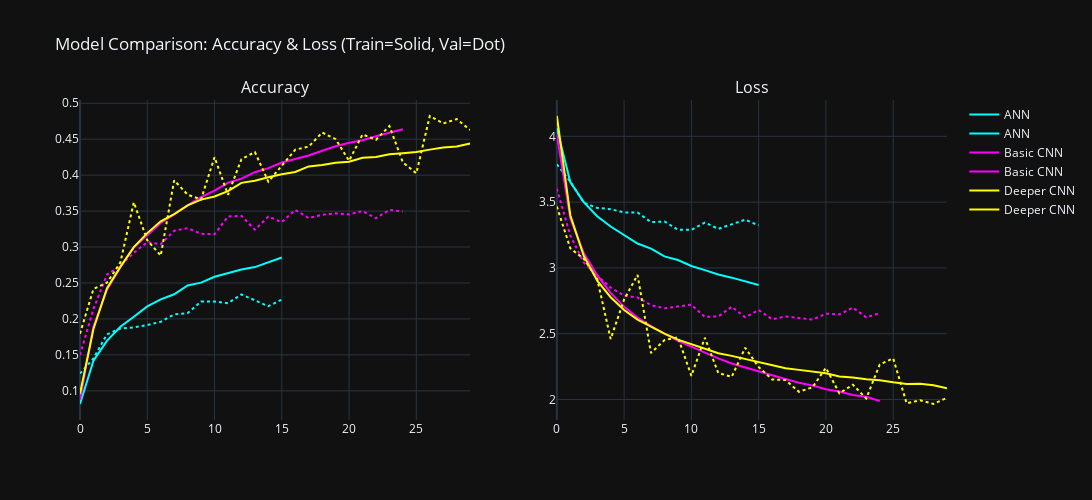

Notebook cell for this chart:
### Markdown cell above
- None of the models performed very well
- The Deeper CNN model performs the best: with just under 50% accuracy
- This could be because of the complexity of the data.

### Code cell
import plotly.graph_objects as go
from plotly.subplots import make_subplots

models = {
    "ANN": ("cyan", ann_history_cifar100),
    "Basic CNN": ("magenta", basic_cnn_history_cifar100),
    "Deeper CNN": ("yellow", deeper_cnn_history_cifar100)
}

performance_data = {
    "ANN": ("cyan", ann_history_cifar100),
    "Basic CNN": ("magenta", basic_cnn_history_cifar100),
    "Deeper CNN": ("yellow", deeper_cnn_history_cifar100)
}

performance_data = {
    'Model': ['ANN', 'Basic CNN', 'Deeper CNN'],
    'Test Loss': [cifar100_loss_ann, cifar100_loss_basic_cnn, cifar100_loss_deeper_cnn],
    'Test Accuracy': [cifar100_accuracy_ann, cifar100_accuracy_basic_cnn, cifar100_accuracy_deeper_cnn]
}

performance_df = pd.DataFrame(performance_data)

fig = make_subplots(rows=1, cols=2, subplot_titles=('Accuracy', 'Loss'))

for name, (color, history) in models.items():
    # Accuracy
    fig.add_trace(go.Scatter(y=history.history['accuracy'], mode='lines',
                             name=name, line=dict(color=color, dash='solid')), row=1, col=1)
    fig.add_trace(go.Scatter(y=history.history['val_accuracy'], mode='lines',
                             name=name, line=dict(color=color, dash='dot'), showlegend=False), row=1, col=1)

    # Loss
    fig.add_trace(go.Scatter(y=history.history['loss'], mode='lines',
                             name=name, line=dict(color=color, dash='solid')), row=1, col=2)
    fig.add_trace(go.Scatter(y=history.history['val_loss'], mode='lines',
                             name=name, line=dict(color=color, dash='dot'), showlegend=False), row=1, col=2)

fig.update_layout(
    title_text="Model Comparison: Accuracy & Loss (Train=Solid, Val=Dot)",
    height=500,
    width=1200,
    template="plotly_dark"
)

fig.show()

### Figure 1 — Plotly figure (JSON) as saved in the notebook; plotly's stock layout.template omitted (floating-point values rounded to 4 significant figures)
{"data": [{"line": {"color": "cyan", "dash": "solid"}, "mode": "lines", "name": "ANN", "type": "scatter", "xaxis": "x", "y": [0.08164, 0.142, 0.1694, 0.1891, 0.203, 0.2174, 0.2272, 0.2343, 0.2465, 0.2505, 0.2586, 0.2637, 0.2688, 0.2721, 0.2785, 0.2855], "yaxis": "y"}, {"line": {"color": "cyan", "dash": "dot"}, "mode": "lines", "name": "ANN", "showlegend": false, "type": "scatter", "xaxis": "x", "y": [0.1239, 0.145, 0.1785, 0.1866, 0.1882, 0.1915, 0.196, 0.2063, 0.2081, 0.2241, 0.2242, 0.2219, 0.2341, 0.2261, 0.2176, 0.2269], "yaxis": "y"}, {"line": {"color": "cyan", "dash": "solid"}, "mode": "lines", "name": "ANN", "type": "scatter", "xaxis": "x2", "y": [4.062, 3.652, 3.5, 3.392, 3.315, 3.247, 3.185, 3.146, 3.088, 3.06, 3.015, 2.983, 2.95, 2.926, 2.897, 2.87], "yaxis": "y2"}, {"line": {"color": "cyan", "dash": "dot"}, "mode": "lines", "name": "ANN", "showlegend": false, "type": "scatter", "xaxis": "x2", "y": [3.788, 3.655, 3.496, 3.456, 3.447, 3.421, 3.421, 3.348, 3.353, 3.29, 3.289, 3.345, 3.297, 3.334, 3.366, 3.323], "yaxis": "y2"}, {"line": {"color": "magenta", "dash": "solid"}, "mode": "lines", "name": "Basic CNN", "type": "scatter", "xaxis": "x", "y": [0.08762, 0.1894, 0.2402, 0.2719, 0.2994, 0.317, 0.3336, 0.3453, 0.3581, 0.3694, 0.3786, 0.3894, 0.3952, 0.4041, 0.4098, 0.4176, 0.4221, 0.4273, 0.4339, 0.4402, 0.4452, 0.4487, 0.454, 0.4593, 0.4639], "yaxis": "y"}, {"line": {"color": "magenta", "dash": "dot"}, "mode": "lines", "name": "Basic CNN", "showlegend": false, "type": "scatter", "xaxis": "x", "y": [0.1498, 0.2139, 0.2616, 0.2741, 0.292, 0.3068, 0.304, 0.3226, 0.3263, 0.3184, 0.3178, 0.3425, 0.3434, 0.3242, 0.3424, 0.3346, 0.3517, 0.3404, 0.3449, 0.3469, 0.3454, 0.35, 0.3401, 0.3517, 0.3493], "yaxis": "y"}, {"line": {"color": "magenta", "dash": "solid"}, "mode": "lines", "name": "Basic CNN", "type": "scatter", "xaxis": "x2", "y": [4.013, 3.376, 3.113, 2.944, 2.81, 2.704, 2.623, 2.558, 2.501, 2.446, 2.402, 2.354, 2.312, 2.274, 2.243, 2.215, 2.184, 2.156, 2.127, 2.106, 2.078, 2.06, 2.034, 2.02, 1.989], "yaxis": "y2"}, {"line": {"color": "magenta", "dash": "dot"}, "mode": "lines", "name": "Basic CNN", "showlegend": false, "type": "scatter", "xaxis": "x2", "y": [3.602, 3.246, 3.041, 2.942, 2.851, 2.789, 2.775, 2.717, 2.693, 2.707, 2.721, 2.628, 2.631, 2.705, 2.625, 2.68, 2.609, 2.631, 2.617, 2.607, 2.652, 2.647, 2.698, 2.624, 2.656], "yaxis": "y2"}, {"line": {"color": "yellow", "dash": "solid"}, "mode": "lines", "name": "Deeper CNN", "type": "scatter", "xaxis": "x", "y": [0.0959, 0.186, 0.2423, 0.2723, 0.2999, 0.3194, 0.3358, 0.3457, 0.358, 0.366, 0.3703, 0.3778, 0.3893, 0.3922, 0.397, 0.4013, 0.4044, 0.4122, 0.414, 0.4171, 0.4187, 0.4241, 0.4253, 0.4292, 0.4305, 0.4322, 0.4355, 0.4386, 0.44, 0.4441], "yaxis": "y"}, {"line": {"color": "yellow", "dash": "dot"}, "mode": "lines", "name": "Deeper CNN", "showlegend": false, "type": "scatter", "xaxis": "x", "y": [0.1795, 0.2416, 0.2504, 0.2785, 0.3623, 0.3094, 0.2881, 0.3928, 0.3729, 0.3663, 0.425, 0.3727, 0.4223, 0.4321, 0.3909, 0.4133, 0.4354, 0.4397, 0.4593, 0.4501, 0.4199, 0.4566, 0.4493, 0.4683, 0.4178, 0.4026, 0.4823, 0.4719, 0.478, 0.4628], "yaxis": "y"}, {"line": {"color": "yellow", "dash": "solid"}, "mode": "lines", "name": "Deeper CNN", "type": "scatter", "xaxis": "x2", "y": [4.155, 3.4, 3.091, 2.904, 2.777, 2.68, 2.607, 2.551, 2.5, 2.455, 2.42, 2.383, 2.351, 2.331, 2.307, 2.283, 2.261, 2.238, 2.225, 2.212, 2.2, 2.174, 2.167, 2.154, 2.147, 2.131, 2.118, 2.119, 2.108, 2.086], "yaxis": "y2"}, {"line": {"color": "yellow", "dash": "dot"}, "mode": "lines", "name": "Deeper CNN", "showlegend": false, "type": "scatter", "xaxis": "x2", "y": [3.466, 3.149, 3.07, 2.916, 2.46, 2.76, 2.947, 2.353, 2.451, 2.473, 2.18, 2.469, 2.201, 2.172, 2.393, 2.247, 2.152, 2.147, 2.058, 2.093, 2.24, 2.047, 2.113, 2.007, 2.267, 2.312, 1.97, 1.995, 1.966, 2.013], "yaxis": "y2"}], "layout": {"annotations": [{"font": {"size": 16}, "showarrow": false, "text": "Accuracy", "x": 0.225, "xanchor": "center", "xref": "paper", "y": 1, "yanchor": "bottom", "yref": "paper"}, {"font": {"size": 16}, "showarrow": false, "text": "Loss", "x": 0.775, "xanchor": "center", "xref": "paper", "y": 1, "yanchor": "bottom", "yref": "paper"}], "height": 500, "title": {"text": "Model Comparison: Accuracy & Loss (Train=Solid, Val=Dot)"}, "width": 1200, "xaxis": {"anchor": "y", "domain": [0, 0.45]}, "xaxis2": {"anchor": "y2", "domain": [0.55, 1]}, "yaxis": {"anchor": "x", "domain": [0, 1]}, "yaxis2": {"anchor": "x2", "domain": [0, 1]}}}
